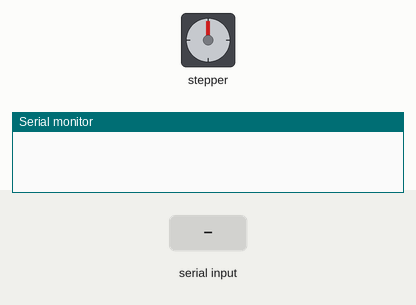
The sketch below on a simulated ESP32. On the bench: stepper motor, the last lines printed to the serial monitor. Wiring (inferred from the names in the program): stepper motor driver (10000 steps per turn assumed): step GPIO 33; direction GPIO 32. Inputs (shaded band) come from the test bench.

Above: at 1.2 s.
1.3 s: "1\n" received over Serial
At 2.0 s:
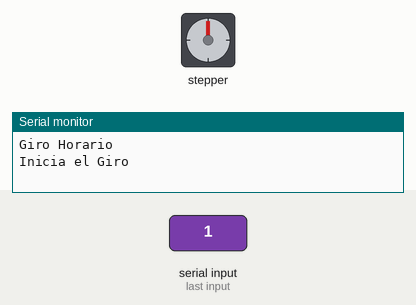
4.3 s: "2\n" received over Serial
Timing chart, 0 to 7.3 s (numbered marks = the images above; inputs shaded):
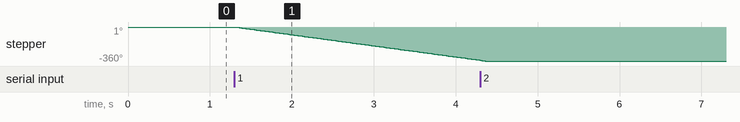

The sketch:

Control_Servomotor.ino
```cpp
#define dirPin 32
#define stepPin 33
float stepsPerRevolution = 10000;

int valor_vel;
char dir_motor;
int enable_rev;

String cadena;
String strT = "";
const char separatorT = ',';
const int dataLengthT = 7;
float datoT[dataLengthT];


void setup() {
  // Declare pins as output:
  pinMode(stepPin, OUTPUT);
  pinMode(dirPin, OUTPUT);
  Serial.begin(115200);
  digitalWrite(stepPin, HIGH);
}

void loop() {

  cadena = "";
  if (Serial.available() != 0) {
    cadena = Serial.readStringUntil('\n');
    for (int i = 0; i < dataLengthT; i++) {
      int index = cadena.indexOf(separatorT);
      datoT[i] = cadena.substring(0, index).toFloat();
      cadena = cadena.substring(index + 1);
    }

    if (datoT[1] == 1) {
      digitalWrite(dirPin, LOW);
      Serial.println("Giro Horario");
    } else if (datoT[1] == 2) {
      digitalWrite(dirPin, HIGH);
      Serial.println("Giro Antihorario");
    }
    valor_vel=map(datoT[2],0,100,150,38);
    if (datoT[0] == 1) {
      Serial.println("Inicia el Giro");
      for (float i = 0; i < (stepsPerRevolution*datoT[3]); i++) {
        // These four lines result in 1 step:
        digitalWrite(stepPin, HIGH);
        delayMicroseconds(valor_vel);
        digitalWrite(stepPin, LOW);
        delayMicroseconds(valor_vel);
      }
      Serial.println("Termina el Giro");
    }
  }
  digitalWrite(stepPin, HIGH);

}
```

Measured:
- after the input at 1.3 s, stepper: keeps turning counter-clockwise at about 118°/s, starting at once
